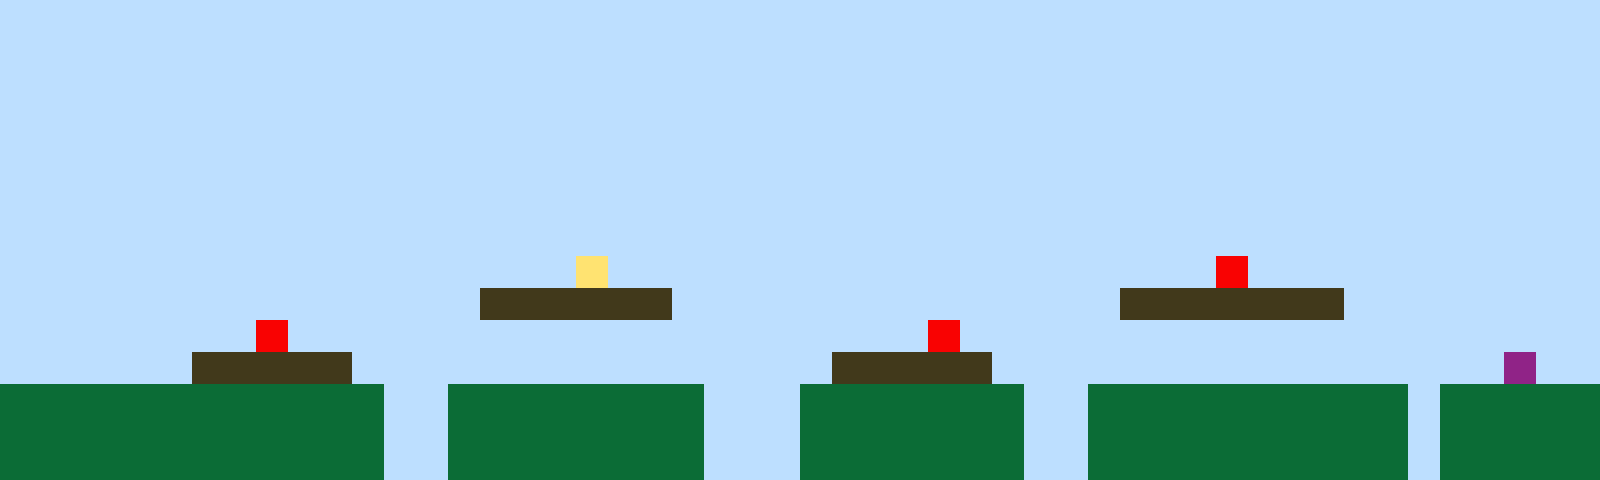

This is a level from a 2D game, rendered from its Tiled map with the project's own tilesets. A one-line summary and the complete map file follow:
An orthogonal 50x15 tile map with 32x32 px tiles, 1 tile layer (Tile Layer 1).

<map version="1.10" tiledversion="1.11.2" orientation="orthogonal" renderorder="right-up" width="50" height="15" tilewidth="32" tileheight="32" infinite="0" nextlayerid="2" nextobjectid="1"><editorsettings><export target="map1.csv" format="csv" /></editorsettings><tileset firstgid="1" name="sprites" tilewidth="32" tileheight="32" tilecount="6" columns="3"><image source="sprites.png" width="96" height="64" /></tileset><layer id="1" name="Tile Layer 1" width="50" height="15"><data encoding="csv">1,1,1,1,1,1,1,1,1,1,1,1,1,1,1,1,1,1,1,1,1,1,1,1,1,1,1,1,1,1,1,1,1,1,1,1,1,1,1,1,1,1,1,1,1,1,1,1,1,1,1,1,1,1,1,1,1,1,1,1,1,1,1,1,1,1,1,1,1,1,1,1,1,1,1,1,1,1,1,1,1,1,1,1,1,1,1,1,1,1,1,1,1,1,1,1,1,1,1,1,1,1,1,1,1,1,1,1,1,1,1,1,1,1,1,1,1,1,1,1,1,1,1,1,1,1,1,1,1,1,1,1,1,1,1,1,1,1,1,1,1,1,1,1,1,1,1,1,1,1,1,1,1,1,1,1,1,1,1,1,1,1,1,1,1,1,1,1,1,1,1,1,1,1,1,1,1,1,1,1,1,1,1,1,1,1,1,1,1,1,1,1,1,1,1,1,1,1,1,1,1,1,1,1,1,1,1,1,1,1,1,1,1,1,1,1,1,1,1,1,1,1,1,1,1,1,1,1,1,1,1,1,1,1,1,1,1,1,1,1,1,1,1,1,1,1,1,1,1,1,1,1,1,1,1,1,1,1,1,1,1,1,1,1,1,1,1,1,1,1,1,1,1,1,1,1,1,1,1,1,1,1,1,1,1,1,1,1,1,1,1,1,1,1,1,1,1,1,1,1,1,1,1,1,1,1,1,1,1,1,1,1,1,1,1,1,1,1,1,1,1,1,1,1,1,1,1,1,1,1,1,1,1,1,1,1,1,1,1,1,1,1,1,1,1,1,1,1,1,1,1,1,1,1,1,1,1,1,1,1,1,1,1,1,1,1,1,1,1,1,1,1,1,1,1,1,1,1,1,1,1,1,1,1,1,1,1,1,1,1,1,1,1,1,1,1,1,1,1,1,1,1,1,1,1,1,1,1,1,1,1,1,1,1,1,1,1,1,4,1,1,1,1,1,1,1,1,1,1,1,1,1,1,1,1,1,1,1,5,1,1,1,1,1,1,1,1,1,1,1,1,1,1,1,1,1,1,1,1,1,1,1,1,1,1,3,3,3,3,3,3,1,1,1,1,1,1,1,1,1,1,1,1,1,1,3,3,3,3,3,3,3,1,1,1,1,1,1,1,1,1,1,1,1,1,1,1,1,5,1,1,1,1,1,1,1,1,1,1,1,1,1,1,1,1,1,1,1,1,5,1,1,1,1,1,1,1,1,1,1,1,1,1,1,1,1,1,1,1,1,1,1,1,1,1,1,3,3,3,3,3,1,1,1,1,1,1,1,1,1,1,1,1,1,1,1,3,3,3,3,3,1,1,1,1,1,1,1,1,1,1,1,1,1,1,1,1,6,1,1,2,2,2,2,2,2,2,2,2,2,2,2,1,1,2,2,2,2,2,2,2,2,1,1,1,2,2,2,2,2,2,2,1,1,2,2,2,2,2,2,2,2,2,2,1,2,2,2,2,2,2,2,2,2,2,2,2,2,2,2,2,2,1,1,2,2,2,2,2,2,2,2,1,1,1,2,2,2,2,2,2,2,1,1,2,2,2,2,2,2,2,2,2,2,1,2,2,2,2,2,2,2,2,2,2,2,2,2,2,2,2,2,1,1,2,2,2,2,2,2,2,2,1,1,1,2,2,2,2,2,2,2,1,1,2,2,2,2,2,2,2,2,2,2,1,2,2,2,2,2</data></layer></map>
